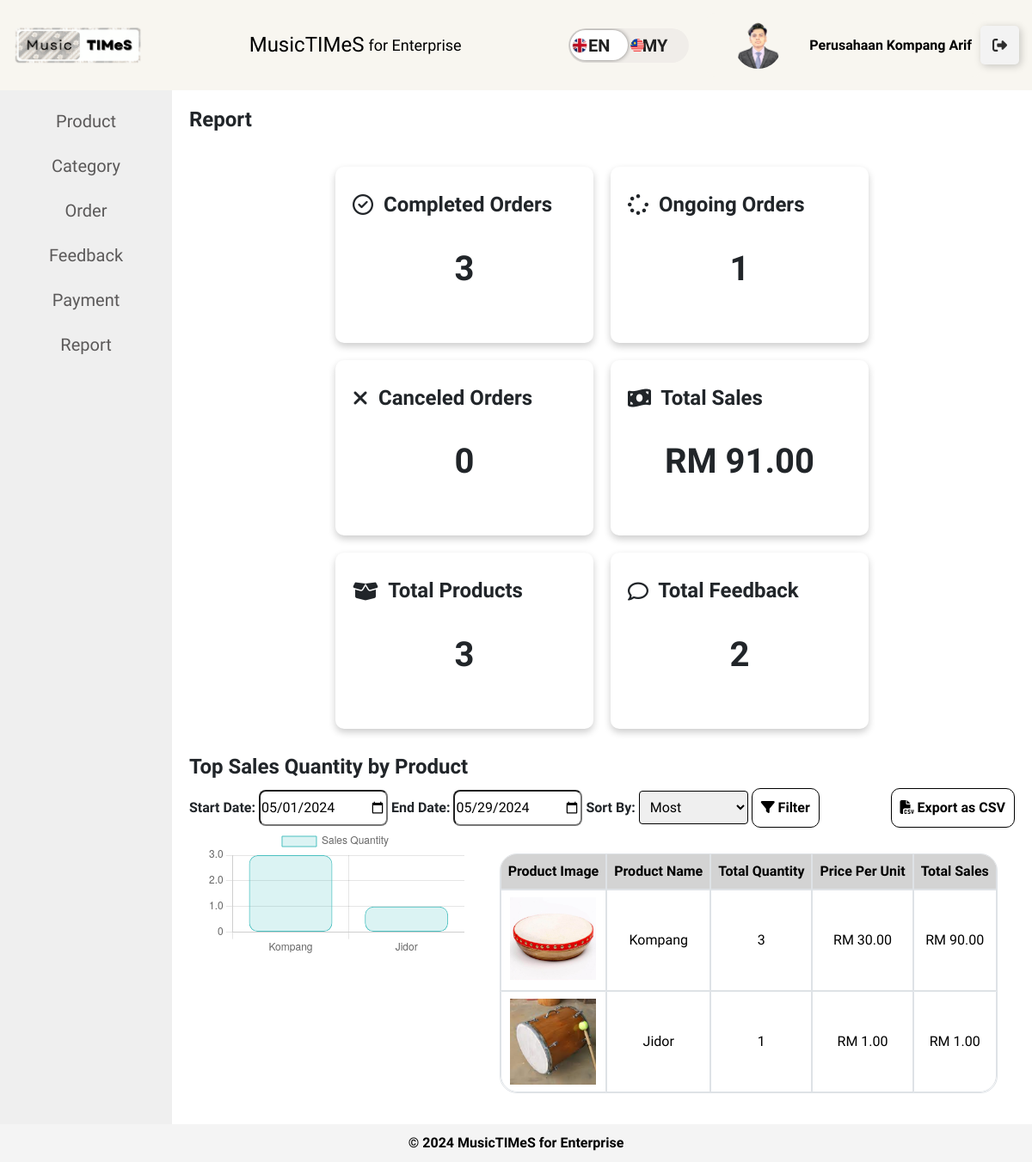
The app's page /enterprise/report-listing.php (signed in) with its own data.
### tables this page shows
CREATE TABLE `enterprise` (
  `enterprise_id` int(11) NOT NULL,
  `enterprise_name` varchar(100) DEFAULT NULL,
  `enterprise_username` varchar(20) DEFAULT NULL,
  `enterprise_email` varchar(100) DEFAULT NULL,
  `enterprise_password` varchar(255) DEFAULT NULL,
  `enterprise_image` varchar(255) DEFAULT NULL,
  `enterprise_phone` varchar(15) DEFAULT NULL,
  `enterprise_address` text DEFAULT NULL,
  `ssm_certificate` varchar(255) DEFAULT NULL,
  `confirm_password` varchar(255) DEFAULT NULL
);

### enterprise/layout/main.php (the view, shortened to what this page needs)
<?php
include '../db.php';
?>
<?php
$language = 'en';
$langFile = "../languages/{$language}.php";
if (file_exists($langFile)) {
    $translations = include $langFile;
} else {
    $translations = [];
}
function __($key) {
    global $translations;
    return $translations[$key] ?? $key;
}
?>
<!DOCTYPE html>
<html lang="en">
<head>
    <link href="https://cdn.jsdelivr.net/npm/bootstrap@5.3.2/dist/css/bootstrap.min.css" rel="stylesheet">
    <link rel="stylesheet" href="../style/sidebar_enterprise.css">
</head>
<body>
<header>
    <img src="../image/logo.png" alt="MusicTIMeS Logo" id="logo">
    <h1>MusicTIMeS <span><?php echo __('title')?></span></h1>
    <div class="header-options">
        <div class="btn-container">
            <form method="post" id="languageForm">
                <label class="switch btn-language-mode-switch">
                    <label class="btn-language-mode-switch-inner" data-off="en" data-on="my" for="language_mode" style="text-transform: uppercase; display:flex;align-items:center; font-size:12px">
                        <img src="../image/england.png" alt="EN Flag" style="width: 20px; height: 20px; margin-left:3px; z-index:1000" /></img>
                        <img src="../image/malaysia.png" alt="MY Flag" style="width: 20px; height: 20px; margin-left:47px; z-index:1000" /></img>
                    </label>
                </label>
            </form>
        </div>
        <div class="profile-option" style="background-color: #F8F6F0;">
            <?php
                $enterprise_username = $_SESSION['enterprise_username'];
                $query = "SELECT enterprise_name, enterprise_image FROM enterprise WHERE enterprise_username='$enterprise_username'";
                $result = $conn->query($query);
                $enterprise = $result->fetch_assoc();
            ?>
            <div class="profile-info">
            <div class="profile-image">
                <?php
                $image_path = "/musictimes/image/enterprise/";
                $default_image = "/musictimes/image/default-profile-image.png";
                if (!empty($enterprise['enterprise_image']) && file_exists($_SERVER['DOCUMENT_ROOT'] . $image_path . $enterprise['enterprise_image'])) {
                    $image_path .= $enterprise['enterprise_image'];
                } else {
                    $image_path = $default_image;
                }
                echo '<img src="' . htmlspecialchars($image_path, ENT_QUOTES, 'UTF-8') . '" alt="Enterprise Profile Image" style="width: 50%; height: 50%; max-width: 100px; max-height: 100px; border-radius: 50%;">';
                ?>
            </div>
            <div class="profile-details">
                <a href="./enterprise-profile.php" class="enterprise-link" style="color: initial; text-decoration: none;" onmouseover="this.style.color='grey'" onmouseout="this.style.color='initial'">
                    <p class="enterprise-name"><?php echo $enterprise['enterprise_name']; ?></p>
                </a>
            </div>
            </div>
            </div>
        <div>
        <a class="logout-button" href="#" onclick="confirmLogout()">
        <div class="sign"></div>
        <div class="text"><?php echo __('logout')?></div></a>
            </div>
    </div>
</header>

### style/sidebar_enterprise.css (style rules this page uses)
* { font-family: "Freeman", sans-serif; }
body { font-family: Arial Narrow; margin: 0; padding: 0; display: flex; flex-direction: column; min-height: 100vh; background-color: #f4f4f4; }
header { background-color: #F8F6F0; color: black; padding: 15px; text-align: center; flex-shrink: 0; display: flex; justify-content: space-between; align-items: center; box-shadow: 0 2px 5px rgba(0, 0, 0, 0.2); }
#logo { max-width: 150px; height: auto; }
h1 { margin: 0; font-size: 1.5em; display: flex; align-items: center; }
span { font-weight: normal; font-size: 0.8em; margin-left: 5px; }
.header-options { display: flex; align-items: center; }
.language-dropdown, .profile-option, .logout-option { margin-left: 20px; }
.language-dropdown a, .profile-option a, .logout-option a { color: black; }
a { color: white; text-decoration: none; }
header span { font-size: large; }
.logout-button { --black: #000000; --ch-black: #141414; --eer-black: #1b1b1b; --night-rider: #2e2e2e; --white: #ffffff; --af-white: #f3f3f3; --ch-white: #e1e1e1; display: flex; align-items: center; justify-content: flex-start; width: 45px; height: 45px; border: none; border-radius: 5px; cursor: pointer; position: relative; overflow: hidden; transition-duration: .3s; box-shadow: 2px 2px 10px rgba(0, 0, 0, 0.199); background-color: var(--af-white); }
.sign { width: 100%; transition-duration: .3s; display: flex; align-items: center; justify-content: center; }
.sign svg { width: 17px; }
.btn-container { display: table-cell; vertical-align: middle; text-align: center; }
.btn-language-mode-switch { display: inline-block; margin: 0px; position: relative; }
.btn-language-mode-switch > label.btn-language-mode-switch-inner { margin: 0px; width: 140px; height: 40px; background-color: #f0ede9; border-radius: 26px; overflow: hidden; position: relative; transition: all 0.3s ease; display: block; }
.btn-language-mode-switch > label.btn-language-mode-switch-inner:before { content: attr(data-on); position: absolute; font-size: 20px; font-weight: 600; right: 25px; color: #222; }
.btn-language-mode-switch > label.btn-language-mode-switch-inner:after { content: attr(data-off); width: 67px; height: 35px; left: 2px; background: #fff; border-radius: 26px; position: absolute; font-size: 20px; display: flex; justify-content: center; text-align: center; transition: all 0.3s ease; box-shadow: 0px 0px 6px -2px #111; padding: 5px 0px; color: #222; font-weight: 600; align-items: center; }
.profile-option { display: flex; align-items: center; justify-content: space-between; padding: 10px; background-color: #F8F6F0; border-radius: 10px; }
.profile-info { display: flex; align-items: center; }
.profile-image img { width: 25%; height: 25%; max-width: 40px; max-height: 40px; border-radius: 50%; margin-right: 10px; }
.enterprise-name { font-weight: bold; margin: 0; }

### enterprise/layout/main.php (style rules this page uses)
.profile-details { position: relative; display: inline-block; }
.enterprise-link { color: initial; text-decoration: none; }

### enterprise/report-listing.php (style rules this page uses)
* { font-family: "Freeman", sans-serif; }

### records on screen
enterprise: enterprise_image (picture), enterprise_name "Perusahaan Kompang Arif"

### other values on screen
__('title') "for Enterprise"
__('product') "Product"
__('category') "Category"
__('order') "Order"
__('feedback') "Feedback"
__('payment') "Payment"
__('report') "Report"
__('completed_orders') "Completed Orders"
$status_data['completed_orders'] ?: 0 "3"
__('ongoing_orders') "Ongoing Orders"
$status_data['ongoing_orders'] ?: 0 "1"
__('canceled_orders') "Canceled Orders"
$status_data['canceled_orders'] ?: 0 "0"
__('total_sales') "Total Sales"
$status_data['total_sales_complete'] ?: 0 "91.00"
